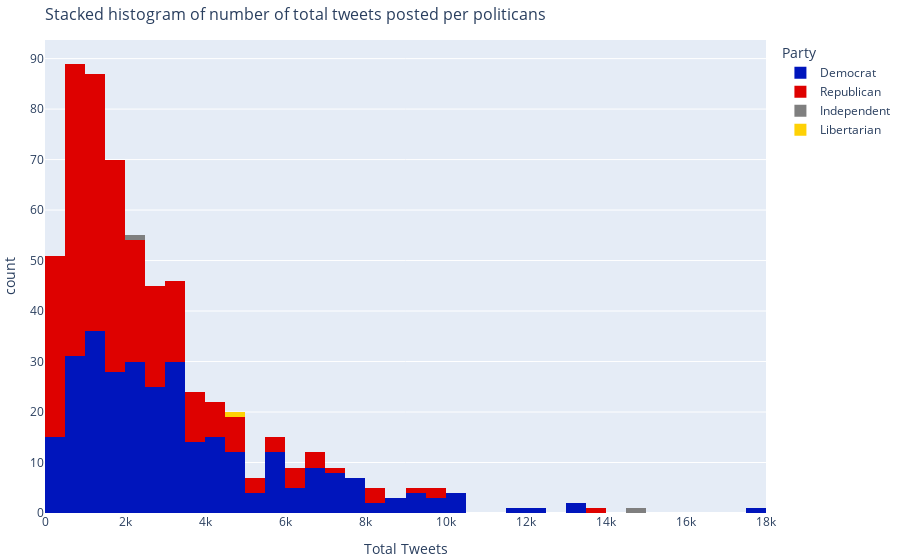

Notebook source saved alongside this figure:
### Markdown cell above
### 3.2.2 Distribution of tweets
Lets explore the distribution of number of tweets posted per politician.

### Code cell
fig = px.histogram(
    tweet_counts, 
    x="Total Tweets", 
    title='Stacked histogram of number of total tweets posted per politicans',
    color='Party',
    color_discrete_sequence=["#0015BC", "#DE0100", "#7f7f7f", "#FED105"]
)
fig.update_layout(
    margin=dict(b=5,l=5,r=5,t=40),
    titlefont_size=16,
)
# save for website
fig.write_html(
    file = "../web_app/plotly_files/tweet_distribution.html", 
    full_html = False,
    include_plotlyjs='cdn'
)
fig

### Figure 1 — Plotly figure (JSON) as saved in the notebook; plotly's stock layout.template omitted (floating-point values rounded to 4 significant figures; data arrays with more than 128 entries replaced by an {"elided": "..."} marker saying what was removed)
{"data": [{"alignmentgroup": "True", "bingroup": "x", "hovertemplate": "Party=Democrat<br>Total Tweets=%{x}<br>count=%{y}<extra></extra>", "legendgroup": "Democrat", "marker": {"color": "#0015BC"}, "name": "Democrat", "offsetgroup": "Democrat", "orientation": "v", "showlegend": true, "type": "histogram", "x": {"elided": "302 int values"}, "xaxis": "x", "yaxis": "y"}, {"alignmentgroup": "True", "bingroup": "x", "hovertemplate": "Party=Republican<br>Total Tweets=%{x}<br>count=%{y}<extra></extra>", "legendgroup": "Republican", "marker": {"color": "#DE0100"}, "name": "Republican", "offsetgroup": "Republican", "orientation": "v", "showlegend": true, "type": "histogram", "x": {"elided": "292 int values"}, "xaxis": "x", "yaxis": "y"}, {"alignmentgroup": "True", "bingroup": "x", "hovertemplate": "Party=Independent<br>Total Tweets=%{x}<br>count=%{y}<extra></extra>", "legendgroup": "Independent", "marker": {"color": "#7f7f7f"}, "name": "Independent", "offsetgroup": "Independent", "orientation": "v", "showlegend": true, "type": "histogram", "x": [2321, 14954], "xaxis": "x", "yaxis": "y"}, {"alignmentgroup": "True", "bingroup": "x", "hovertemplate": "Party=Libertarian<br>Total Tweets=%{x}<br>count=%{y}<extra></extra>", "legendgroup": "Libertarian", "marker": {"color": "#FED105"}, "name": "Libertarian", "offsetgroup": "Libertarian", "orientation": "v", "showlegend": true, "type": "histogram", "x": [4926], "xaxis": "x", "yaxis": "y"}], "layout": {"barmode": "relative", "legend": {"title": {"text": "Party"}, "tracegroupgap": 0}, "margin": {"b": 5, "l": 5, "r": 5, "t": 40}, "title": {"font": {"size": 16}, "text": "Stacked histogram of number of total tweets posted per politicans"}, "xaxis": {"anchor": "y", "domain": [0, 1], "title": {"text": "Total Tweets"}}, "yaxis": {"anchor": "x", "domain": [0, 1], "title": {"text": "count"}}}}
